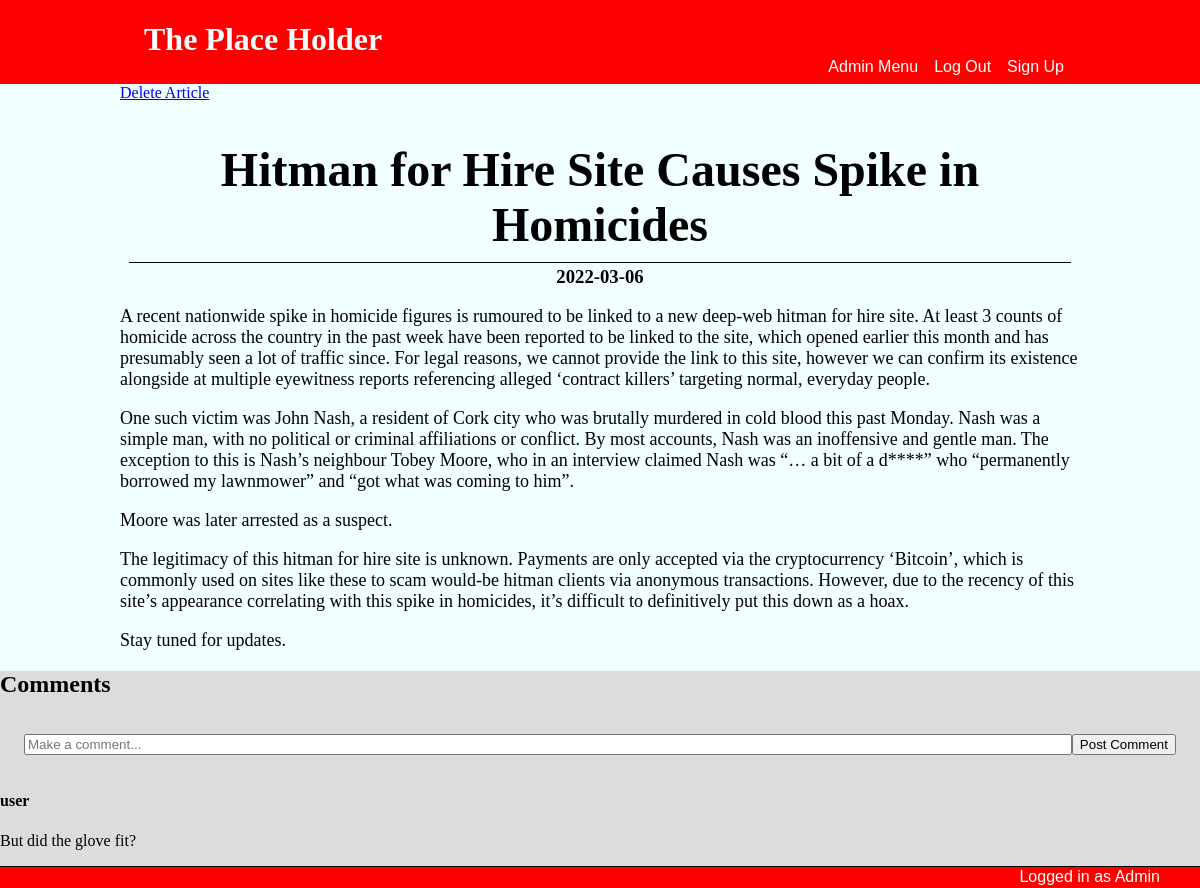
/article/1 (signed in), run on the app's committed database.
### tables this page shows
CREATE TABLE articles
(
    id INTEGER PRIMARY KEY AUTOINCREMENT,
    title TEXT NOT NULL,
    content TEXT NOT NULL,
    date DATE DEFAULT '2022-01-01'
);

CREATE TABLE comments
(
    id INTEGER PRIMARY KEY AUTOINCREMENT,
    article_id INTEGER NOT NULL,
    username TEXT NOT NULL,
    comment TEXT NOT NULL,
    date DATE DEFAULT '2022-01-01'
);

### app.py (the view, shortened to what this page needs)
@app.route("/article/<int:article_id>", methods=["GET", "POST"])
def article(article_id):
    db = get_db()
    form = commentForm()
    g.currentArticle = article_id
    article_exists = db.execute("""SELECT * FROM articles WHERE id = ?;""", (article_id,)).fetchone()
    if article_exists is not None:
        article_content = article_exists["content"].split("\n")
        comments = db.execute("""SELECT * FROM comments WHERE article_id = ?
                                ORDER BY id DESC;""", (article_id,)).fetchall()
        return render_template("article.html", article = article_exists, article_content = article_content, comments = comments, form = form)
    else:
        return redirect(url_for("index"))

### forms.py
class commentForm(FlaskForm):
    comment = StringField("Make a comment:", validators=[InputRequired(), Length(max=128, message = "128 character limit.")])
    submit = SubmitField("Post Comment")

### app.py (called while the page is built)
@app.before_request
def load_logged_in_user():
    g.user = session.get("username", None)
    g.admin = session.get("is_admin", False)
    if "username" in session:
        g.username = session["username"]
        g.loginMessage = f"Logged in as {g.username}"
    else:
        g.loginMessage = "Not currently logged in"

### database.py (called while the page is built)
def get_db():
    if "db" not in g:
        g.db = sqlite3.connect(DATABASE,
            detect_types=sqlite3.PARSE_DECLTYPES
        )
        g.db.row_factory = sqlite3.Row
    return g.db

### templates/article.html (shortened to what this page needs)
{% extends "base.html" %}
{% block main_content %}
<section id="article">
    {% if g.admin == True %}
    <a href="{{ url_for('delete_article', article_id = g.currentArticle ) }}">Delete Article</a>
    {% endif %}
    <h2>{{ article["title"] }}</h2>
    <h3>{{ article["date"] }}</h3>
    {% for paragraph in article_content %}
    <p>{{ paragraph }}</p>
    {% endfor %}
</section>
<section id="comments">
    <h2>Comments</h2>
    <form action="" method="POST" novalidate>
        {{ form.comment(placeholder="Make a comment...") }}
        <br/>
        {{ form.submit() }}
    </form>
    {% for comment in comments %}
        <article>
            <h4>{{ comment["username"] }}</h4>
            <p>{{ comment["comment"] }}</p>
        </article>
    {% endfor %}
</section>
{% endblock %}

### static/styles.css (style rules this page uses)
html { background: azure; padding: 0; font-family: Georgia, 'Times New Roman', Times, serif; }
body { margin: 0 auto; display: flex; min-height: 100vh; flex-direction: column; }
form { display: flex; font-family: sans-serif; background: gainsboro; margin: 5em; }
form input { width: 0 auto; }
#comments form { margin: .5em; padding: 1em; }
#comments form #comment { width: 100%; }
#comments { background: gainsboro; flex-grow: 1; }
#article, #News { width: 80%; margin: 0 auto; }
#article *, #News * { margin-left: auto; margin-right: auto; text-align: center; }
#article h2, #News h2 { font-size: 3em; margin-bottom: 0; }
#article h3 { border-top: 1px solid black; margin: .5em; padding-top: .2em; }
#article p { font-size: large; text-align: left; }
#comments article { border-bottom: 1px solid black; }

### data on the page
articles: title "Hitman for Hire Site Causes Spike in Homicides", date "2022-03-06"
comments: username "user", comment "But did the glove fit?"

### other printed values
{{ paragraph }} "Moore was later arrested as a suspect." "Stay tuned for updates."
{{ g.loginMessage }} "Logged in as Admin"
